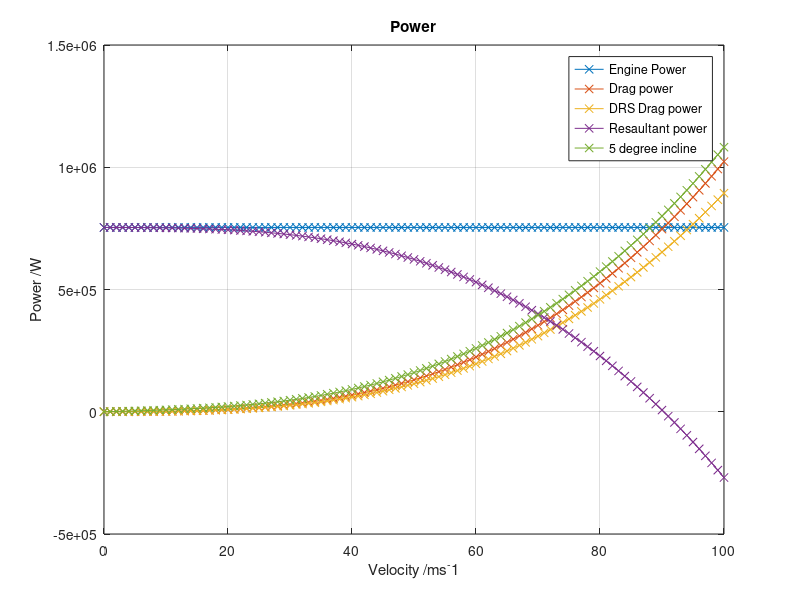
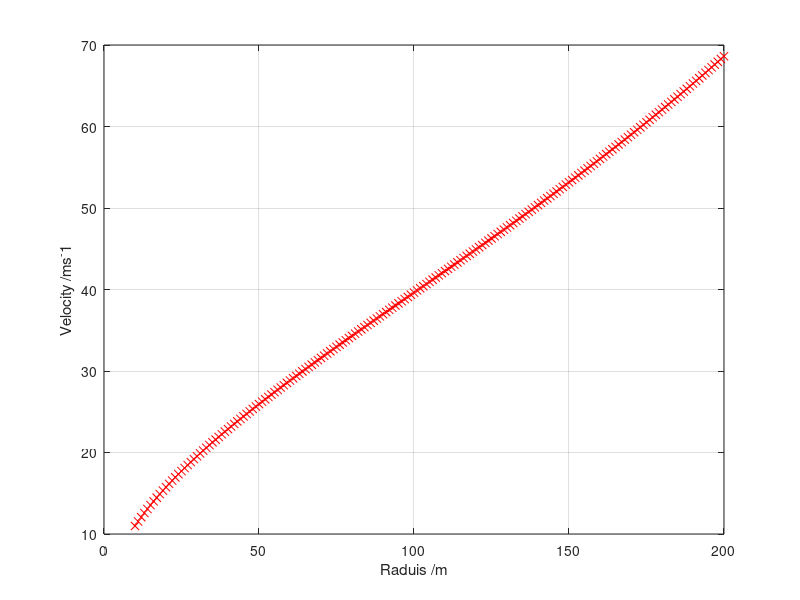

These figures' MATLAB source, in order: (Note: this script raises an error after producing the figures.)
function par=f1carpar
format compact
format short
Pel=120e3 %electric power (W)
Pe=850 %engine power (bhp)
Pen=Pel+Pe*745.7 %power (W)
Crr=0.01; %rolling resistance co-eff (dim)
md=733 %dry mass (kg)
mf=105/75 %fuel mass (kg) [do]
m=md+mf
g=9.81 %gravity acceleration (ms^-2)

%power-drag
A=m*g*Crr
A2=m*g*(Crr*cos(pi/3)+sin(5*pi/180))
Pmax=Pen
vmax=325 %max velocity (km/h)
vdmax=340 %max velocity drs (km/h)
vmax=vmax/3.6 %(m/s)
vdmax=vdmax/3.6 %(m/s)
k=(Pmax-A*vmax)/vmax^3
kd=(Pmax-A*vdmax)/vdmax^3

v=0:1:100;
Pd=k*v.^3+A*v;
Pdd=kd*v.^3+A*v;
Pd2=k*v.^3+A2*v;
Pvec=ones(1,length(v))*Pen;
Pvec2=Pvec-Pd;
figure(1)
plot(v,Pvec,'x-',v,Pd,'x-',v,Pdd,'x-',v,Pvec2,'x-',v,Pd2,'x-')
xlabel('Velocity /ms^-1')
ylabel('Power /W')
title('Power')
legend('Engine Power','Drag power','DRS Drag power','Resaultant power','5 degree incline')
grid on

%friction-lift
area=1.3069 %area (m^2)
Aw=0.2*0.9+0.55*0.9+0.125*0.125+0.95*0.35%+1.05*(0.35+.175) %wings area (m^2)
rinner=[8,20,30]; %inner radius of corner (m) (add)
theta=[150,90,90]; %corner angle (deg) (add)
%cor id be1
vcorner=[80,115,180]; %velocity at corner apex (kph) (add)
vcorner=(vcorner./3.6).^2 %(add)
rcl=ones(1,length(rinner)); %classical racing line raduis (m)
w=[15,12,12]; %track width (m) (add)
i=1; %(add loop)
while i<=length(rcl)
   rcl(i)=rinner(i)+(w(i)*cos((theta(i)*pi/180)/4))/(sin((theta(i)*pi/180)/2)*sin((theta(i)*pi/180)/4));
   i=i+1;
end
rcl=[10:200]; %remove
vcorner=((11.772*rcl)./(1-0.0025*rcl)).^(1/2); %remove 0.0039
figure(2)
plot(rcl,vcorner,'rx')
xlabel('Raduis /m')
ylabel('Velocity /ms^-1')
grid on
hold on
eq=@(p,x) ((p(1).*x)./(1-p(2).*x)).^(1/2);
sv=[10,2];
coeff=nlinfit(rcl,vcorner,eq,sv);
xgrid=linspace(0,300,100);
line(xgrid,eq(coeff,xgrid),'color','b')
legend('Data points','Trend line')
title('Corner apex speed')
hold off
coeff=real(coeff)
mu=coeff(1)/g
cl=(coeff(2)*m*2)/(mu*Aw)

%drag
rho=1.255 %air density (kgm^-3)
cdA=(2*k)/rho-Crr*cl*Aw %drag coeff x area (m^2)
Crr*cl*Aw
%assume cdiAw=cdpA
C=cdA/2
cdi=C/Aw
cdp=C/area
cd=cdi+cdp
ltdr=cl/cd

%front wing
b=1.8 %front wing span (m)
AR=b^2/(0.2*0.9+0.55*0.9+0.125*0.125) %aspect ratio (m^2)
aoa=11 %angle of attack (deg)
cl2=2*pi*(AR/(AR+2))*aoa*pi/180
cl2=cl2*(4/3+2)
cdi2=cl2^2/(pi*AR*0.7)
ltdr=cl2/cdi2

cl-cl2
cdi-cdi2

%acceleration
A=m*g*Crr
k=1/2*rho*(cdA+Crr*Aw*cl)
vel=1:1:100;
ad=(k*vel.^2+A)/m;
aen=Pen./vel/m;
a=aen-ad;
figure(3)
plot(vel,a,'bx-',vel,aen,'rx-',vel,ad,'mx-')
xlabel('Velocity /ms^-1')
ylabel('accleration /ms^-2')
title('Acceleration')
legend('Acceleration','Engine a','Drag a')
grid on

%traction limit
A=g*(mu-Crr)
B=1/(2*m)*rho*(cdA+(Crr-mu)*Aw*cl)
vel2=1:1:100;
a2=A-B*vel2.^2;
y=a-a2;
figure(4)
plot(vel2,a2,'x-',vel,a,'x-',vel,y,'x-')
xlabel('Velocity /ms^-1')
ylabel('Max acceleration /ms^-2')
title('Traction limit')
legend('Traction limit','Power accleration','Acceleration difference')
grid on
figure(5)
y2=ones(1,length(y));
i=1;
while i<=length(y2)
    if a2(i)<=a(i)
        y2(i)=a2(i);
    else y2(i)=a(i);
    end
    if y2(i)<0
        y2(i)=0;
    end
    i=i+1;
end
plot(vel,y2,'x-')
xlabel('Velocity /ms^-1')
ylabel('Acceleration /ms^-2')
title('Acceleration')
grid on
coeffs=[B*m-k,0,-(m*g*Crr+A*m),Pen];
sol=roots(coeffs);
sol(3)
% syms v
% eqn=Pen/v-k*v^2-m*g*Crr==A-B*v^2;
% sol=solve(eqn,v);
% sol

%braking
anglea=10
A=g*(mu+Crr)
A2=g*((mu+Crr)*cos(anglea*pi/180)+sin(anglea*pi/180))
B=1/(2*m)*rho*(cdA+(Crr+mu)*Aw*cl)
vel=0:1:100;
a=-(A+B*vel.^2);
aa2=-(A2+B*vel.^2);
figure(6)
plot(vel,a,'x-',vel,aa2,'x-')
xlabel('Velocity /ms^-1')
ylabel('Braking /ms^-2')
title('Braking')
grid on
t=0:0.1:5;
v=-(A^(1/2)*tan(t*(A*B)^(1/2)))/(B^(1/2));
vv=-(A2^(1/2)*tan(t*(A2*B)^(1/2)))/(B^(1/2));
a2=-A-B*(-(A^(1/2)*tan(t*(A*B)^(1/2)))/(B^(1/2))).^2;
aa=-A2-B*(-(A2^(1/2)*tan(t*(A2*B)^(1/2)))/(B^(1/2))).^2;
s=-log(sec((A*B)^(1/2)*t))/B;
ss=-log(sec((A2*B)^(1/2)*t))/B;
figure(7)
plot(t,v,'x-',t,vv,'x-')
xlabel('Time /s')
ylabel('Velocity /ms^-1')
title('Braking')
grid on
figure(8)
plot(t,a2,'x-',t,aa,'x-')
xlabel('Time /s')
ylabel('Braking /ms^-2')
title('Braking')
grid on
figure(9)
plot(t,s,'x-',t,ss,'x-')
xlabel('Time /s')
ylabel('Distance /m')
title('Braking')
grid on
figure(10)
plot(v,s,'x-',vv,ss,'x-')
xlabel('Velocty /ms^-1')
ylabel('Distance /m')
title('Braking')
grid on
figure(11)
plot(v,a2,'x-',vv,aa,'x-')
xlabel('Velocty /ms^-1')
ylabel('Braking /ms^-2')
title('Braking')
grid on

%    1    2  3   4   5  6 7 8 9 10  11  12 13 14  15  16  17  18 19  20
par=[Pel,Pe,Pen,Crr,md,mf,m,g,k,kd,area,Aw,mu,cl,rho,cdA,cdi,cdp,cd,ltdr];
